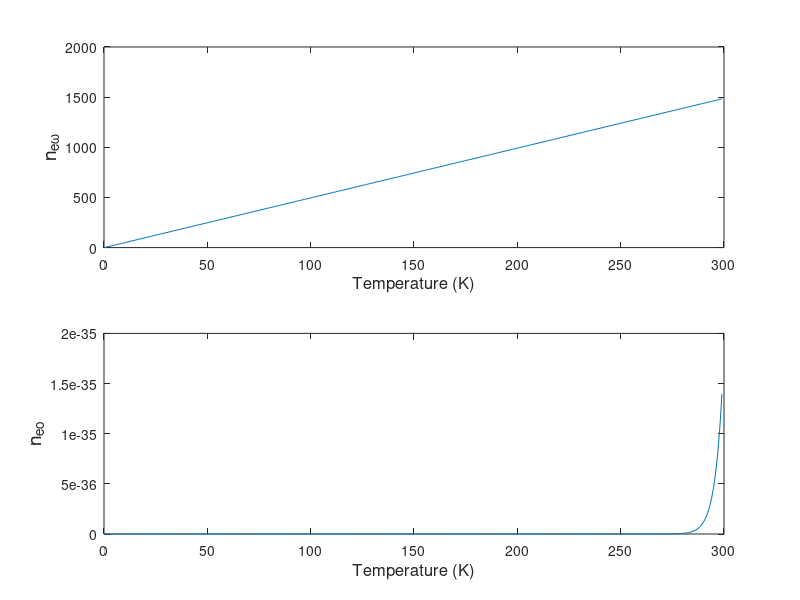

MATLAB code to generate this figure:
clear all; close all

%Define constants
hbar = 6.626e-34/(2*pi);
k = 1.3806e-23;
t = 1e-3:1:300; %Plot from 0 to 300 Kelvin
beta = 1./(k.*t);

omega = 2*pi*4.2e9; %Microwave frequency
n_m = 1./(exp(beta*hbar*omega)-1);

omega = 2*pi*500e12;
n_o = 1./(exp(beta*hbar*omega)-1);

figure(1);
subplot(2,1,1); plot(t,n_m); 
xlabel('Temperature (K)','FontSize', 12);
ylabel('n_{e\omega}','FontSize', 14)
subplot(2,1,2); plot(t,n_o);
xlabel('Temperature (K)','FontSize', 12)
ylabel('n_{eo}','FontSize', 14)

